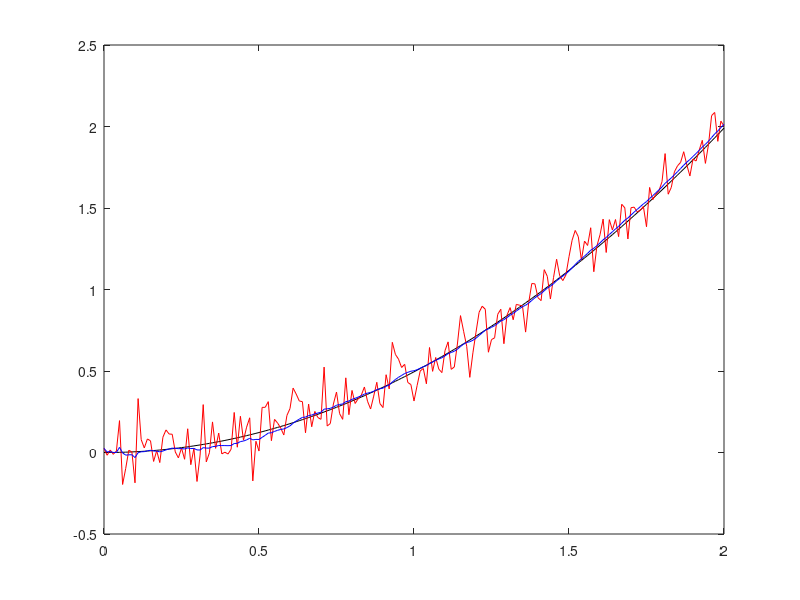

This chart was generated by the following MATLAB code:
clear all; clc; clf;

% Simulation Parameters
seconds=2
dt=.01;
steps=seconds/dt;
timeline=0:dt:seconds;
% For linear systems 

% A Matrix
A=[0 1;
   0 0];
% B Matrix
B=[0 0;
   0 1];
% H (observation) Matrix
H=[1 0;
   0 0];
% Q (process error) Matrix
Q=eye(size(A))*0;
% ATTENTION:for the next part take care with the dt variable, if the noise of your process is respect to time
w=Q*randn(size(Q,2),1)*dt; % w_k~N(0,Q) (montecarlo in process) 
% R (measurements error) Matrix
R=eye(size(A))*.1;

% Initial state
x=[0;0]; 
% First covariance estimate
P=eye(size(A))*.1;

xs=x; % all states (x) of the system

%% System simulation
for i=1:steps
  u=[0;1];
  % cumulative error
  w=Q*randn(size(Q,2),1)*dt;  % w_k~N(0,Q) (montecarlo in process)
  % if we have dx=Ax+Bu then our next state is going to be  x_{k}=(I+Adt)x_{k-1}+Budt+w
  xhat=(eye(size(A))+A*dt)*x+B*u*dt+w;
  xs=[xs,xhat];
  x=xhat;
end;
%% Measurements simulation
% non cumulative error for measurement
xm=xs+R*randn(size(xs));



%% plot(timeline(:),xs(1,:),'k',...
%% 	timeline(:),xm(1,:),'r-')

%% Kalman Filter
x=xm(:,1); %% first estimated state
xk=x; %% estimated states
F=eye(size(A))+A*dt;
for i=2:steps+1
  %% Prediction Step
  xhat=F*x+B*u*dt; % Predicted state estimate
  Phat=F*P*F'+Q; % Predicted estimate covariance
  %% Observation Step
  z=xm(:,i);
  y=z-H*xhat; % Innovation: Measurement residual
  S=H*Phat*H'+R; % Innovation: Residual Covariance
  %% Update Step
  K=Phat*H'*inv(S); % Kalman gain
  x=xhat+K*y; % Updated state estimate
  xk=[xk,x];
  P=(eye(size(A))-K*H)*Phat;
end;

plot(timeline,xs(1,:),'k',...
	timeline,xm(1,:),'r-',...
	timeline,xk(1,:),'b')


%% %% Kalman Filter
%% %% Prediction Step
%% xhat=F*x+B*u; % Predicted state estimate
%% Phat=F*P*F'+Q; % Predicted estimate covariance
%% %% Observation Step
%% y=z-H*xhat; % Innovation: Measurement residual
%% S=H*Phat*H'+R; % Innovation: Residual Covariance
%% %% Update Step
%% K=Phat*H'*inv(S) % Kalman gain
%% x=xhat+K*y; % Updated state estimate
%% P=(eye(size(A))-K*H)*Phat
